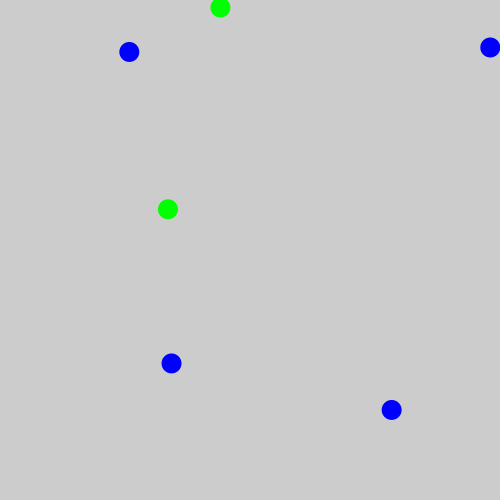
Frame 1 (no input)
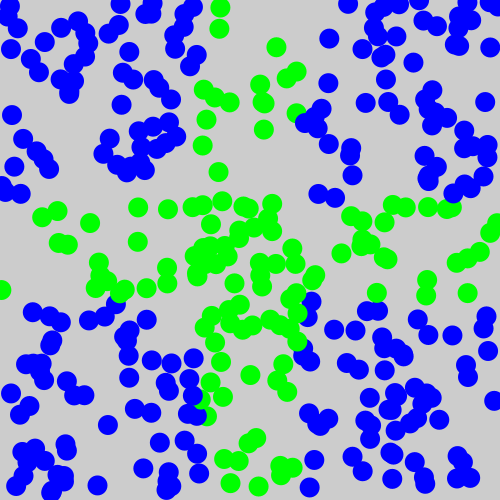
Frame 60 (the mouse pressed at the canvas centre just before this capture)
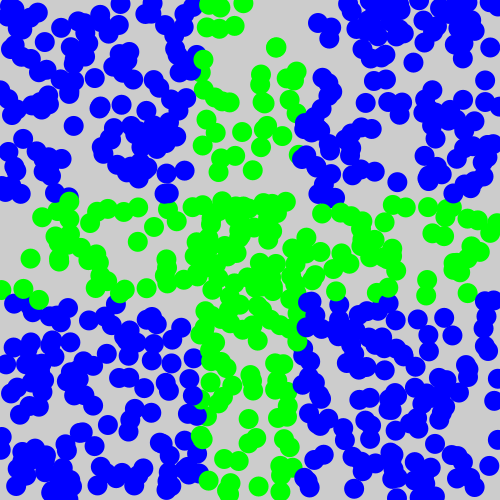
Frame 120 (the mouse held since frame 60 and released just before this capture)

The Processing sketch that drew these frames (run headless with seeded random() and noise(); from frame 60 on, the mouse is pressed at the canvas centre):

// Processing sketch: Question_4_a_
// ── Question_4_a_.pde

//circle radius
int circleR=20;

void setup()
{
  size(500,500);
  
}

void draw()
{
  //the four squares on the four corners
  fill(0,0,255);
  noStroke();
  ellipse(random(0,200),random(0,200),circleR,circleR);
  ellipse(random(300,500),random(0,200),circleR,circleR);
  ellipse(random(0,200),random(300,500),circleR,circleR);
  ellipse(random(300,500),random(300,500),circleR,circleR);
  //making the cross
  fill(0,255,0);
  ellipse(random(width),random(200,300),circleR,circleR);
  ellipse(random(200,300),random(height),circleR,circleR);
  
}
